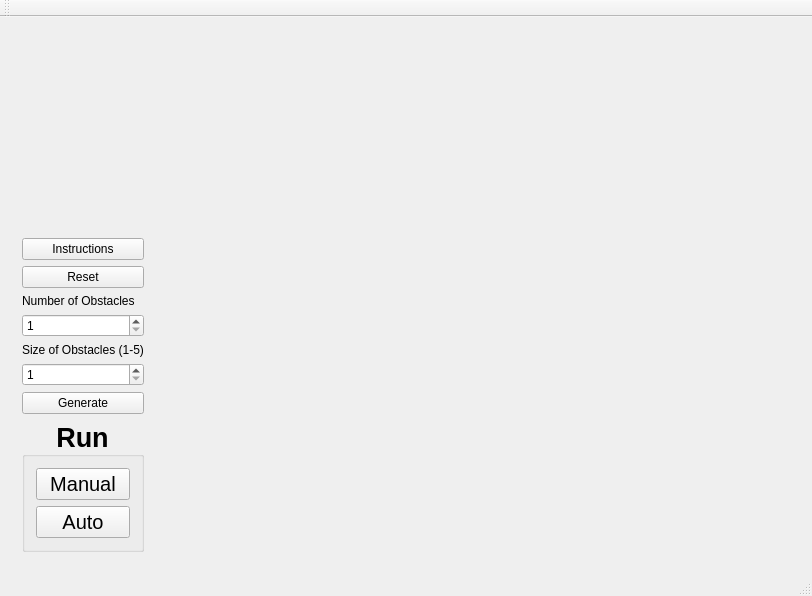
<?xml version="1.0" encoding="UTF-8"?>
<ui version="4.0">
 <class>MainWindow</class>
 <widget class="QMainWindow" name="MainWindow">
  <property name="geometry">
   <rect>
    <x>0</x>
    <y>0</y>
    <width>812</width>
    <height>596</height>
   </rect>
  </property>
  <property name="windowTitle">
   <string>OSG Bullet Example</string>
  </property>
  <widget class="QWidget" name="centralWidget">
   <layout class="QGridLayout" name="gridLayout">
    <item row="0" column="0">
     <widget class="OSGWidget" name="mOSGMainWidget" native="true">
      <layout class="QGridLayout" name="gridLayout_3">
       <item row="0" column="0">
        <spacer name="verticalSpacer_2">
         <property name="orientation">
          <enum>Qt::Vertical</enum>
         </property>
         <property name="sizeHint" stdset="0">
          <size>
           <width>20</width>
           <height>268</height>
          </size>
         </property>
        </spacer>
       </item>
       <item row="1" column="1">
        <spacer name="horizontalSpacer_2">
         <property name="orientation">
          <enum>Qt::Horizontal</enum>
         </property>
         <property name="sizeHint" stdset="0">
          <size>
           <width>621</width>
           <height>20</height>
          </size>
         </property>
        </spacer>
       </item>
       <item row="1" column="0">
        <layout class="QVBoxLayout" name="verticalLayout">
         <item>
          <widget class="QPushButton" name="bInstructions">
           <property name="text">
            <string>Instructions</string>
           </property>
          </widget>
         </item>
         <item>
          <widget class="QPushButton" name="bReset">
           <property name="text">
            <string>Reset</string>
           </property>
          </widget>
         </item>
         <item>
          <widget class="QLabel" name="label_2">
           <property name="text">
            <string>Number of Obstacles</string>
           </property>
          </widget>
         </item>
         <item>
          <widget class="QSpinBox" name="numObstacles">
           <property name="minimum">
            <number>1</number>
           </property>
           <property name="maximum">
            <number>50</number>
           </property>
          </widget>
         </item>
         <item>
          <widget class="QLabel" name="label">
           <property name="text">
            <string>Size of Obstacles (1-5)</string>
           </property>
          </widget>
         </item>
         <item>
          <widget class="QSpinBox" name="sizeObstacles">
           <property name="minimum">
            <number>1</number>
           </property>
           <property name="maximum">
            <number>5</number>
           </property>
          </widget>
         </item>
         <item>
          <widget class="QPushButton" name="bGenerate">
           <property name="text">
            <string>Generate</string>
           </property>
          </widget>
         </item>
         <item>
          <layout class="QHBoxLayout" name="horizontalLayout">
           <item>
            <widget class="QGroupBox" name="verticalGroupBox">
             <property name="font">
              <font>
               <pointsize>20</pointsize>
               <weight>75</weight>
               <bold>true</bold>
               <underline>false</underline>
              </font>
             </property>
             <property name="title">
              <string>Run</string>
             </property>
             <property name="alignment">
              <set>Qt::AlignCenter</set>
             </property>
             <property name="flat">
              <bool>false</bool>
             </property>
             <layout class="QVBoxLayout" name="verticalLayout_2">
              <item>
               <widget class="QPushButton" name="bRun">
                <property name="font">
                 <font>
                  <pointsize>15</pointsize>
                  <weight>50</weight>
                  <bold>false</bold>
                  <underline>false</underline>
                 </font>
                </property>
                <property name="text">
                 <string>Manual</string>
                </property>
               </widget>
              </item>
              <item>
               <widget class="QPushButton" name="bAutoRun">
                <property name="font">
                 <font>
                  <pointsize>15</pointsize>
                  <weight>50</weight>
                  <bold>false</bold>
                  <underline>false</underline>
                 </font>
                </property>
                <property name="text">
                 <string>Auto</string>
                </property>
               </widget>
              </item>
             </layout>
            </widget>
           </item>
          </layout>
         </item>
        </layout>
       </item>
      </layout>
     </widget>
    </item>
   </layout>
  </widget>
  <widget class="QMenuBar" name="menuBar">
   <property name="geometry">
    <rect>
     <x>0</x>
     <y>0</y>
     <width>812</width>
     <height>22</height>
    </rect>
   </property>
  </widget>
  <widget class="QToolBar" name="mainToolBar">
   <attribute name="toolBarArea">
    <enum>TopToolBarArea</enum>
   </attribute>
   <attribute name="toolBarBreak">
    <bool>false</bool>
   </attribute>
  </widget>
  <widget class="QStatusBar" name="statusBar"/>
  <action name="actionTest_Bullet">
   <property name="text">
    <string>Start</string>
   </property>
  </action>
  <action name="actionAbout">
   <property name="text">
    <string>About</string>
   </property>
  </action>
  <action name="actionSingle_Ball">
   <property name="text">
    <string>Single Ball</string>
   </property>
  </action>
  <action name="actionPyramid">
   <property name="text">
    <string>Pyramid</string>
   </property>
  </action>
  <action name="actionReset">
   <property name="text">
    <string>Reset</string>
   </property>
  </action>
  <action name="actionStop">
   <property name="text">
    <string>Stop</string>
   </property>
  </action>
  <action name="actionGrid">
   <property name="text">
    <string>Grid</string>
   </property>
  </action>
 </widget>
 <layoutdefault spacing="6" margin="11"/>
 <customwidgets>
  <customwidget>
   <class>OSGWidget</class>
   <extends>QWidget</extends>
   <header>osgwidget.h</header>
   <container>1</container>
  </customwidget>
 </customwidgets>
 <resources/>
 <connections/>
</ui>
